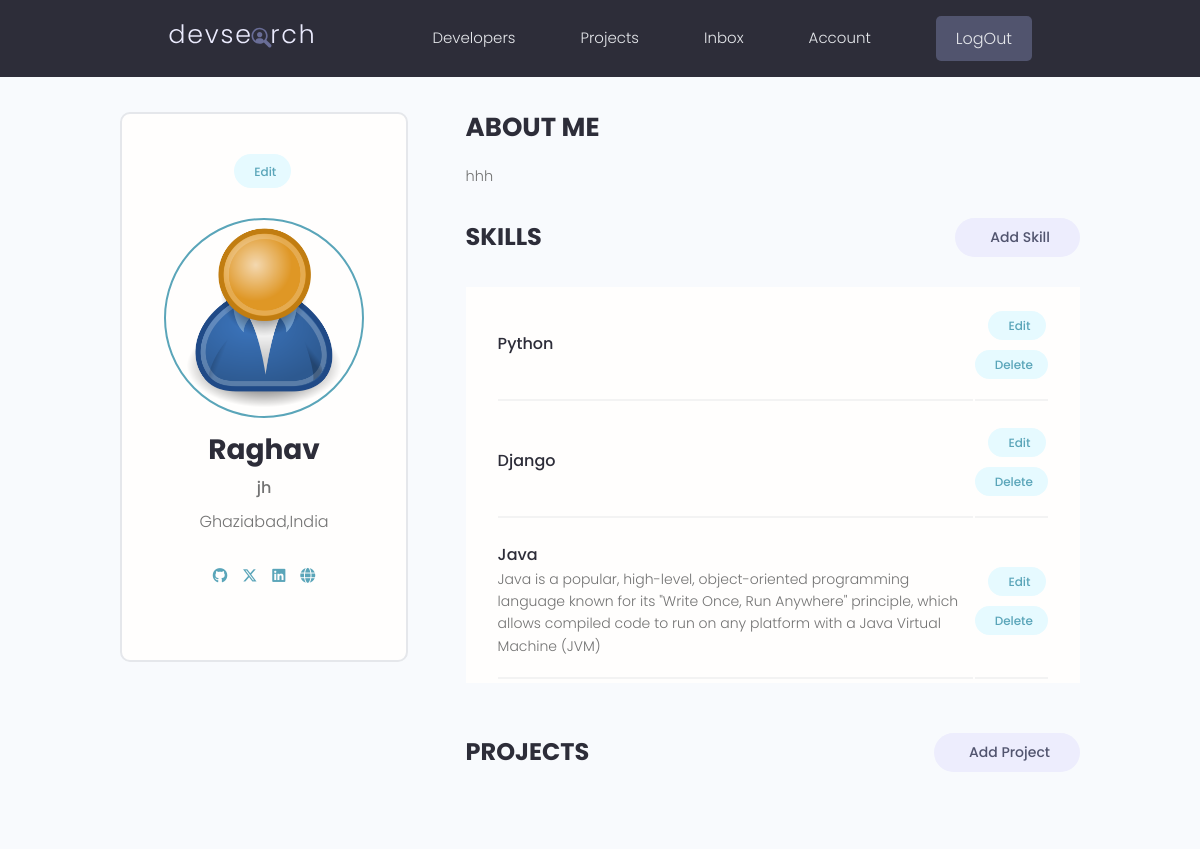
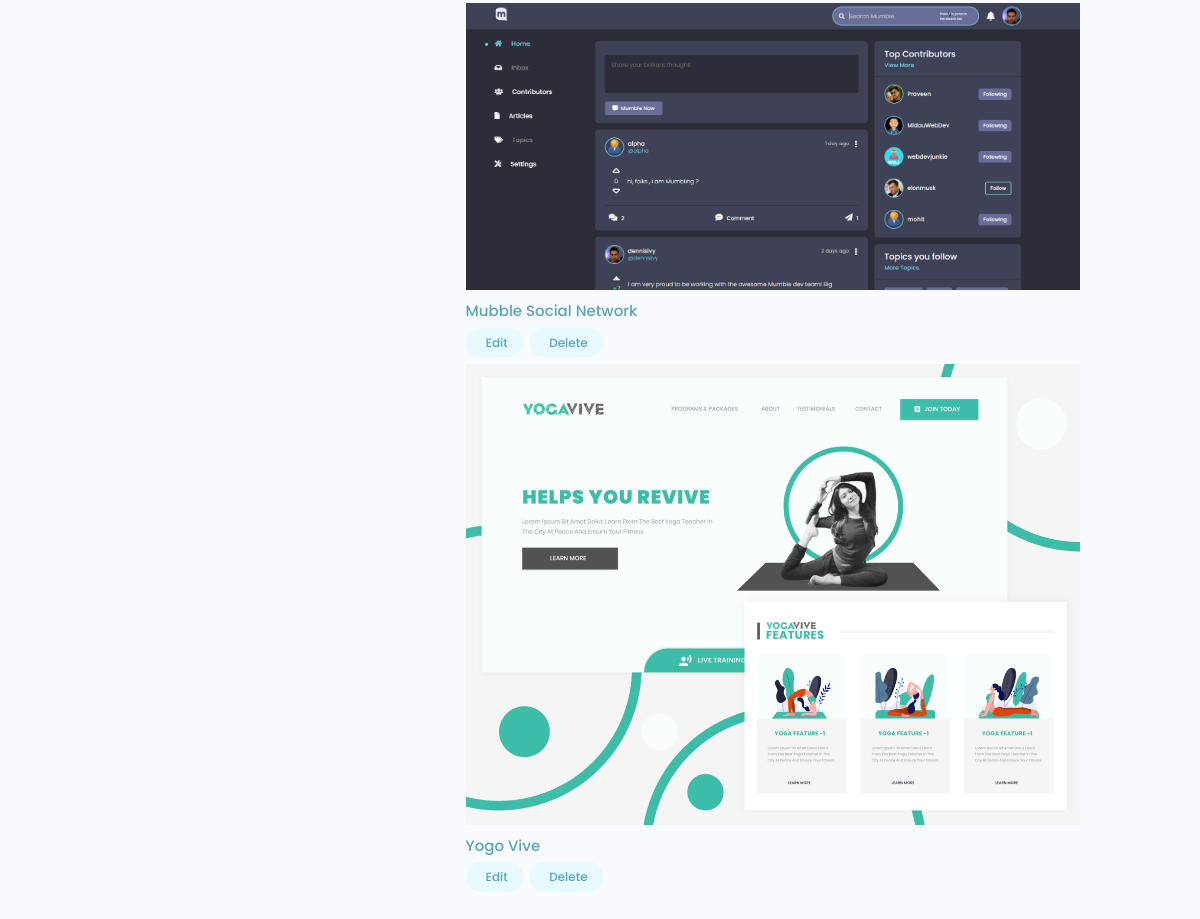
/account/ (signed in), run on the app's committed database (2 pictures, top to bottom).
### users/models.py (models this page shows, shortened)
class Profile(models.Model):
    user=models.OneToOneField(User,on_delete=models.CASCADE,null=True,blank=True)
    name=models.CharField(max_length=200,blank=True,null=True)
    email=models.EmailField(max_length=500,blank=True,null=True)
    user_name=models.CharField(max_length=200,blank=True,null=True)
    location=models.CharField(max_length=200,blank=True,null=True)
    short_intro=models.CharField(max_length=200,blank=True,null=True)
    bio=models.TextField(blank=True,null=True)
    profile_image=models.ImageField(null=True,blank=True,upload_to='profiles/',default="profiles/user-default.png")
    social_github=models.CharField(max_length=200,blank=True,null=True)
    social_twitter=models.CharField(max_length=200,blank=True,null=True)
    social_linkedin=models.CharField(max_length=200,blank=True,null=True)
    social_youtube=models.CharField(max_length=200,blank=True,null=True)
    social_website=models.CharField(max_length=200,blank=True,null=True)
    created=models.DateTimeField(auto_created=True,null=True,blank=True)
    id=models.UUIDField(default=uuid.uuid4,unique=True,primary_key=True,editable=False)

class Skill(models.Model):
    owner = models.ForeignKey(
        Profile,on_delete=models.CASCADE,null=True,blank=True)
    name= models.CharField(max_length=200,blank=True,null=True)
    description = models.TextField(null=True,blank=True)
    created=models.DateTimeField(auto_created=True,null=True,blank=True)
    id=models.UUIDField(default=uuid.uuid4,unique=True,primary_key=True,editable=False)

### projects/models.py (models this page shows, shortened)
class Project(models.Model):
    owner=models.ForeignKey(Profile,on_delete=models.CASCADE,null=True,blank=True)
    title=models.CharField(max_length=200)
    description=models.TextField(null=True,blank=True)
    featured_image=models.ImageField(
        null=True,blank=True,default="default.jpg")
    demo_link=models.CharField(max_length=2000,null=True,blank=True)
    source_link=models.CharField(max_length=2000,null=True,blank=True)
    tags=models.ManyToManyField('Tag',blank=True)
    vote_total=models.IntegerField(default=0,null=True,blank=True)
    vote_ratio=models.IntegerField(default=0,null=True,blank=True)
    created=models.DateTimeField(auto_now_add=True)
    id=models.UUIDField(default=uuid.uuid4,unique=True,primary_key=True,editable=False)
    class Meta:
        ordering=['-vote_ratio','vote_total','title']

### users/views.py (the view)
# urls.py: path('account/',views.userAccount,name="account"),
@login_required(login_url='login')
def userAccount(request):
    profile=request.user.profile
    skills= profile.skill_set.all()
    projects=profile.project_set.all()
    context={'profile': profile,'skills':skills,'projects':projects}
    return render(request, 'users/account.html',context)

### users/templates/users/account.html (shortened to what this page needs)
{% extends 'main.html' %}
{% block content %}
  <main class="settingsPage profile my-md">
    <div class="container">
      <div class="layout">
        <div class="column column--1of3">
          <div class="card text-center">
            <div class="card__body dev">
              <a class="tag tag--pill tag--main settings__btn" href="{% url 'edit-account' %}"> Edit</a>
              <img class="avatar avatar--xl dev__avatar" src="{{profile.profile_image.url}}" />
              <h2 class="dev__name">{{profile.name}}</h2>
              <p class="dev__title">{{profile.short_intro}}</p>
              <p class="dev__location">{{profile.location}}</p>
<ul class="dev__social">
  <li>
    <a title="Github" href="{{profile.social_github}}" target="_blank">
      <i class="fa-brands fa-github"></i>
    </a>
  </li>
  <li>
    <a title="Twitter" href="{{profile.social_twitter}}" target="_blank">
      <i class="fa-brands fa-x-twitter"></i>
    </a>
  </li>
  <li>
    <a title="LinkedIn" href="{{profile.social_linkedin}}" target="_blank">
      <i class="fa-brands fa-linkedin"></i>
    </a>
  </li>
  <li>
    <a title="Website" href="{{profile.social_website}}" target="_blank">
      <i class="fa-solid fa-globe"></i>
    </a>
  </li>
</ul>
            </div>
          </div>
        </div>
        <div class="column column--2of3">
          <div class="devInfo">
            <h3 class="devInfo__title">About Me</h3>
            <p class="devInfo__about">{{profile.bio}}</p>
          </div>
          <div class="settings">
            <h3 class="settings__title">Skills</h3>
            <a class="tag tag--pill tag--sub settings__btn tag--lg" href="#"> Add Skill</a>
          </div>
          <table class="settings__table">
            {% for skill in skills%}
            <tr>
              <td class="settings__tableInfo">
                <h4>{{skill.name}}</h4>
                <p>
               {{skill.description}}
                </p>
              </td>
              <td class="settings__tableActions">
                <a class="tag tag--pill tag--main settings__btn" href="#"> Edit</a>
                <a class="tag tag--pill tag--main settings__btn" href="#">
                  Delete</a>
              </td>
            </tr>
            <tr>
              {% endfor %}
            </table>
          <div class="settings">
            <h3 class="settings__title">Projects</h3>
            <a class="tag tag--pill tag--sub settings__btn tag--lg" href="{% url 'create-project' %}"> Add Project</a>
          </div>
            {% for project in projects %}
            <tr>
              <td class="settings__thumbnail">
                <a href="{% url 'project' project.id %}"><img src="{{project.featured_image.url}}" alt="Project Thumbnail" /></a>
              </td>
              <td class="settings__tableInfo">
                <a href="{% url 'project' project.id %}">{{project.title}}</a>
              </td>
              <td class="settings__tableActions">
                <a class="tag tag--pill tag--main settings__btn" href="{% url 'update-project' project.id %}"> Edit</a>
                <a class="tag tag--pill tag--main settings__btn" href="{% url 'delete-project' project.id%}">
                  Delete</a>
              </td>
            </tr>
            {% endfor %}
        </div>
      </div>
    </div>
  </main>
  {% endblock %}

### static/styles/app.css (style rules this page uses)
:root { --color-sub: #2d2d39; }
.card { border: 2px solid var(--color-light); }
img { width: 100%; }
.profile .card > .dev { padding: 4rem; }
.dev__avatar { display: block; margin: auto; }
.dev__name { color: var(--color-sub); font-size: 2.8rem; font-weight: 700; margin-top: 1rem; margin-bottom: 0.5rem; }
.dev__title { font-size: 1.6rem; font-weight: 500; line-height: 1.3; }
.dev__location { margin-top: 1rem; }
.dev__social { margin: 3rem 0; list-style: none; display: flex; justify-content: center; gap: 1.5rem; }
.devInfo { margin-bottom: 3rem; }
.devInfo__title, .devInfo__subtitle { font-size: 2.6rem; color: var(--color-sub); text-transform: uppercase; font-weight: 700; margin-bottom: 1.5rem; }
.devInfo__about, .devSkill__info { font-size: 1.45rem; line-height: 1.7; text-align: justify; }
.settingsPage .dev > .settings__btn { display: inline-block; margin-bottom: 3rem; }
.settings { display: flex; justify-content: space-between; align-items: center; }
.settings__title { font-size: 2.4rem; text-transform: uppercase; font-weight: 700; color: var(--color-sub); }
.settings__table { margin-top: 3rem; margin-bottom: 5rem; padding: 0 3rem; background: var(--color-white); }
.settings__table tr { width: 100%; }
.settings__table tr > td { padding: 2rem 0; }
.settings__table tr:not(:last-child) td { border-bottom: 2px solid var(--color-white-light); }
.settings__tableInfo { width: 100%; }
.settings__tableInfo h4, .settings__tableInfo a { padding-right: 1rem; width: auto; font-size: 1.6rem; font-weight: 500; color: var(--color-sub); }
.settings__tableInfo p { font-size: 1.4rem; }
.settings__tableActions { text-align: right; }

### static/uikit/styles/modules/_variables.css (style rules this page uses)
:root { --color-main: #5aa5b9; --color-main-light: #e6faff; --color-sub: #3f4156; --color-sub-light: #51546e; --color-sub-lighter: #ededfd; --color-text: #737373; --color-gray: #8b8b8b; --color-light: #e5e7eb; --color-light-gray: #767676; --color-bg: #f8fafd; --color-white: #fffefd; --color-white-light: #f3f3f3; --color-success: #359e64; --color-success-bg: #def8e8; --color-error: #fc4b0b; --color-error-bg: #fff2ee; --font-base: 'Poppins', arial, helvetica, 'Segoe UI', roboto, ubuntu, sans-serif; --font-monospace: 'Fira Code', 'Courier New', courier, monospace; --font-regular: 300; --font-medium: 500; --font-bold: 700; --generic-shadow: 1px 1px 5px #00000010; --generic-transition: all 0.3s ease-in-out; }

### static/uikit/styles/modules/_base.css (style rules this page uses)
* { margin: 0; padding: 0; box-sizing: border-box; text-rendering: optimizeLegibility; color: inherit; font-size: inherit; }
html { font-size: 50%; }
@media only screen and (min-width: 480px) { html { font-size: 56.25%; } }
@media only screen and (min-width: 1200px) { html { font-size: 62.5%; } }
body { line-height: 1.6; font-weight: 400; font-size: 1.5rem; color: var(--color-text); background-color: var(--color-bg); min-height: 100vh; }

### static/uikit/styles/modules/_typography.css (style rules this page uses)
* { font-family: var(--font-base); }
h2 { font-size: 3.6rem; font-weight: var(--font-bold); }
h3 { font-size: 3.2rem; font-weight: var(--font-medium); }
h4 { font-size: 2.8rem; font-weight: var(--font-medium); }
p, span, strong { font-size: 1.6rem; color: var(--color-text); font-weight: var(--font-regular); }
a { padding-bottom: 2px; text-decoration: none; display: inline-block; color: var(--color-main); font-weight: var(--font-medium); }

### static/uikit/styles/modules/_utilities.css (style rules this page uses)
.container { width: 92%; max-width: 165rem; margin: 0 auto; box-sizing: border-box; }
@media screen and (min-width: 1000px) { .container { width: 90%; } }
@media screen and (min-width: 1200px) { .container { width: 80%; } }
.text-center { text-align: center; }
.my-md { margin: 3rem auto; }

### static/uikit/styles/modules/_avatar.css (style rules this page uses)
.avatar { border-radius: 50%; border: 2px solid var(--color-main); object-fit: cover; }
.avatar--xl { height: 20rem; width: 20rem; }

### static/uikit/styles/modules/_card.css (style rules this page uses)
.card { border-radius: 1rem; background-color: var(--color-white); border: 1.5px solid var(--color-light); width: auto; height: auto; margin-top: 0.5rem; margin-bottom: 0.5rem; overflow: hidden; }
.card__body, .card__header { padding: 2rem 2.5rem; }

### static/uikit/styles/modules/_layout.css (style rules this page uses)
.layout { display: flex; flex-flow: row wrap; justify-content: space-between; }
.layout > .column { margin-bottom: 3rem; }
.layout > .column.column--1of3 { flex-basis: 30%; }
.layout > .column.column--2of3 { flex-basis: 64%; }

### data on the page
Profile: profile_image (placeholder picture), name "Raghav", short_intro "jh", location "Ghaziabad,India", bio "hhh"
Skill: name "Python"
Skill: name "Django"
Skill: name "Java", description "Java is a popular, high-level, object-oriented programming language known for its \"Write Once, Run Anywhere\" principle, which allows compiled code to run on any platform with a Java Virtual Machine (JVM)"
Project: featured_image (picture), title "Mubble Social Network"
Project: featured_image (picture), title "Yogo Vive"
